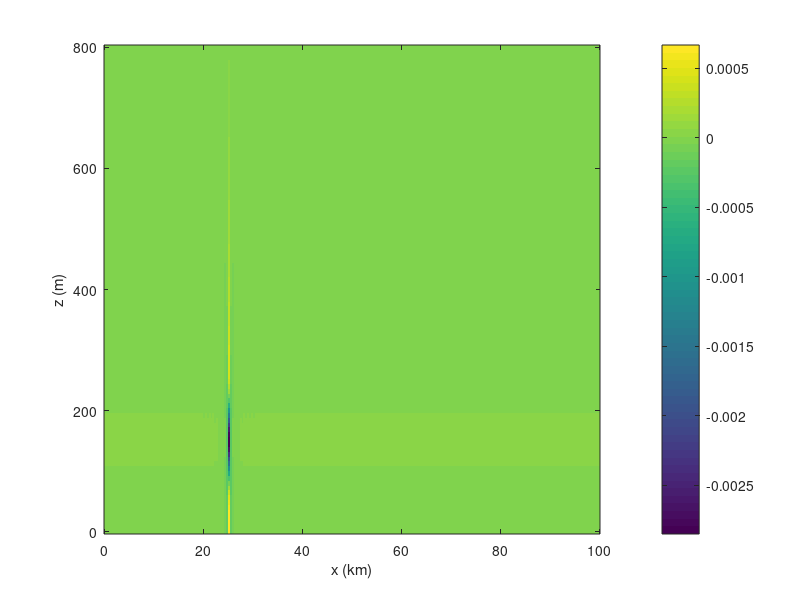
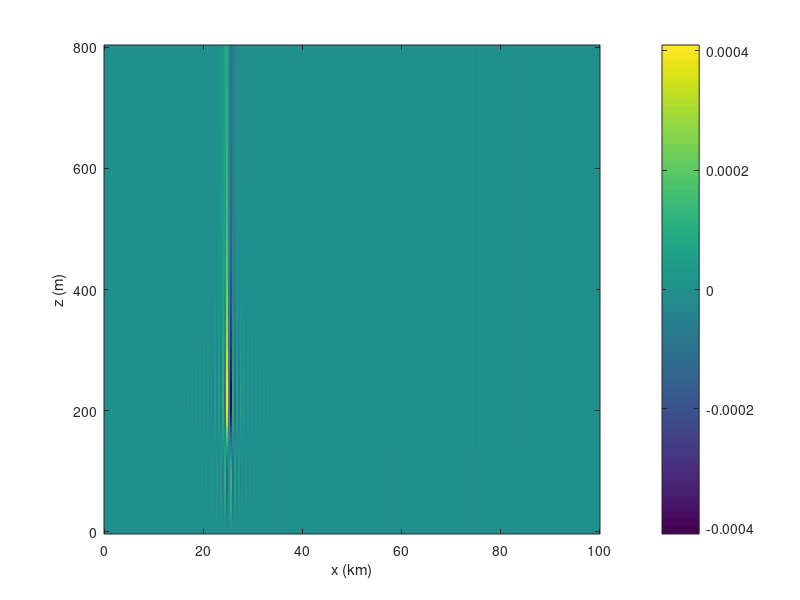

Here is the MATLAB script that generated these plots, in order:
clear; clc;

%% Parameters
U0 = 20;
Lx = 100000;
H  = 800;
Nx = 256;
Nz = 101;

x  = linspace(0, Lx, Nx);
z  = linspace(0, H,  Nz);
dz = z(2) - z(1);

%% Turbine forcing f_x(x,z)
A    = 0.5;
x0   = Lx/4;
z0   = 150;
sigx = 50;
sigz = 40;

[X,Z] = meshgrid(x, z);

fx = -A .* exp(-(X-x0).^2/(2*sigx^2)) .* ...
         exp(-(Z-z0).^2/(2*sigz^2));

%% Analytic derivative in z
fz = fx .* (-(Z - z0)/sigz^2);

%% FFT in x (dimension 2)
fx_hat = fft(fx, [], 2);
fz_hat = fft(fz, [], 2);

% Wavenumbers corresponding to FFT ordering
kvec = (2*pi/Lx) * [0:(Nx/2-1), -Nx/2:-1];

%% Preallocate Fourier coefficients of w
w_hat = zeros(Nz, Nx);

%% Loop over Fourier modes
for ik = 1:Nx
    k = kvec(ik);
    
    rhs = -1i * k * fz_hat(:,ik);   % Nz x 1 (complex)

    % Build matrix L for this k
    L = zeros(Nz, Nz);

    % Bottom BC: w(0) = 0  -> w_1 = 0
    L(1,1) = 1;
    rhs(1) = 0;

    % Interior points j = 2..Nz-1
    for j = 2:Nz-1
        L(j,j-1) =  U0/dz^2;
        L(j,j)   = -2*U0/dz^2 - U0*k^2;
        L(j,j+1) =  U0/dz^2;
    end

    % Top BC: w_z(H) = 0 -> (w_N - w_{N-1})/dz = 0
    L(Nz, :)    = 0;
    L(Nz, Nz)   =  1;
    L(Nz, Nz-1) = -1;
    rhs(Nz)     = 0;

    % Solve linear system for this Fourier mode
    w_hat(:,ik) = L \ rhs;
end

%% Inverse FFT in x to get w(x,z)
w = ifft(w_hat, [], 2);
w = real(w);

%% Recover u(x,z) from w_hat and plot

%Compute d w_hat / dz for each Fourier mode
Wz_hat = zeros(Nz, Nx);

for ik = 1:Nx
    wmode = w_hat(:,ik);
    dwdz  = zeros(Nz,1);

    % interior points: central difference
    dwdz(2:Nz-1) = ( wmode(3:Nz) - wmode(1:Nz-2) ) / (2*dz);

    % bottom: forward difference
    dwdz(1) = (wmode(2) - wmode(1)) / dz;

    % top: Neumann BC w_z(H)=0
    dwdz(Nz) = 0;

    Wz_hat(:,ik) = dwdz;
end

%Use continuity in Fourier space: u_hat = - (1/(i k)) * d w_hat/dz
u_hat = zeros(Nz, Nx);

for ik = 1:Nx
    k = kvec(ik);
    if abs(k) < 1e-12
        u_hat(:,ik) = 0;
    else
        u_hat(:,ik) = - Wz_hat(:,ik) / (1i * k);
    end
end

%Inverse FFT in x to get u(x,z)
u = ifft(u_hat, [], 2);   % Nz x Nx
u = real(u);              % physical field is real

%% Plot u(x,z) and w(x,z)

% Heatmap of u
figure;
imagesc(x/1000, z, u);
set(gca,'YDir','normal');
xlabel('x (km)');
ylabel('z (m)');
colorbar;

% Heatmap of w
figure;
imagesc(x/1000, z, w);
set(gca,'YDir','normal');
xlabel('x (km)');
ylabel('z (m)');
colorbar;